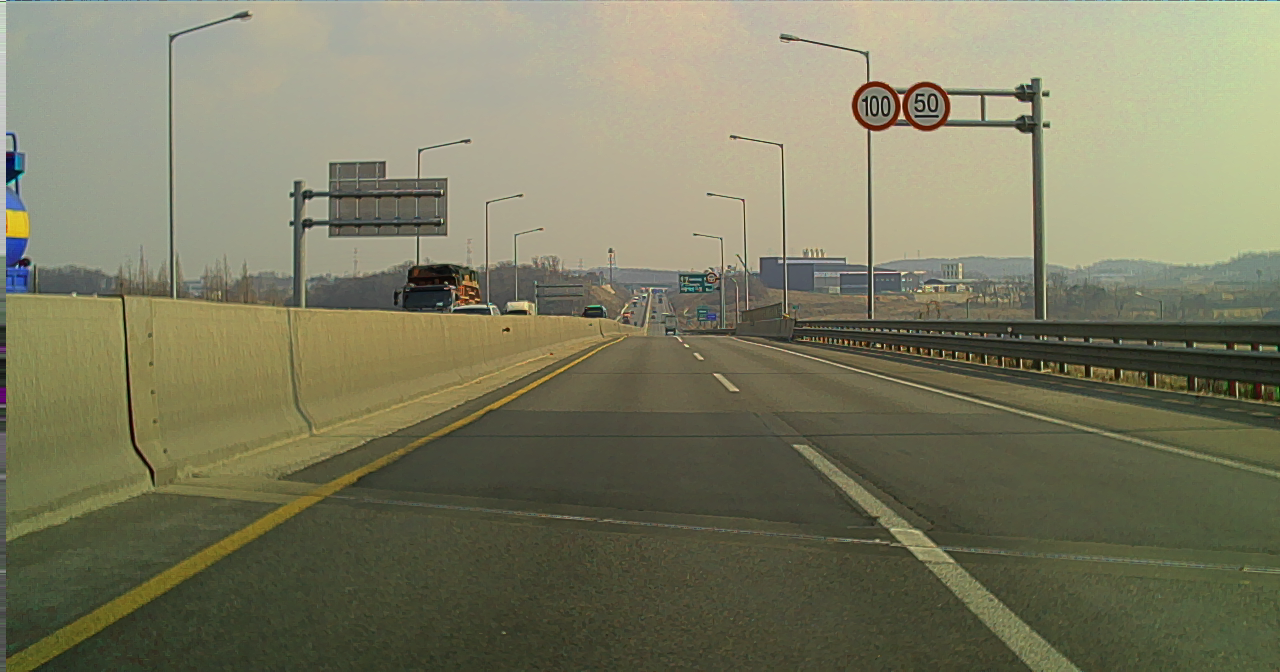
%> input picture lanedetect.bmp, 1280 x 672 px
$ octave lanedetect_final.m   (GNU Octave 9; MATLAB toolbox functions it lacks are replaced by stand-ins)
%> lines starting %> are read from the running program, lines starting %| are printed output that depends on the picture; in (x1, y1, x2, y2) boxes, pixels count from 0 and x2, y2 are one past the last pixel; in counts of white or black regions, pixels touching at a corner belong together; the program's own positions count from 1
%% image read and grayscale, crop (이미지 불러오기, 흑백화, 자르기)
clear; clf; close all;
img_ori = imread('lanedetect.bmp');
%> img_ori is the input picture: size 672x1280x3 uint8; mean R, G, B 123.8, 123, 97.5
figure(); imshow(img_ori);


img_gray = rgb2gray(img_ori);
img_gray = double(img_gray);
%> img_gray: size 672x1280 double
col = length(img_gray(:,1));
%> col = 672
row = length(img_gray(1,:));
%> row = 1280

img_gray = img_gray(col/2:col, 1:row);
%> img_gray: size 337x1280 double
figure();
imshow(uint8(img_gray));
%% gaussian filter
g1 = fspecial('gaussian',[5,5],5);

img1 = filter2(g1,img_gray);

%% Calculating gradient with sobel mask
sobelMaskX = [-1,0,1;-2,0,2;-1,0,1];
sobelMaskY = [1,2,1;0,0,0;-1,-2,-1];
%Convolution by image by horizontal and vertical filter
G_X = conv2(img1,sobelMaskX,'same');
G_Y = conv2(img1,sobelMaskY,'same');
%Calcultae magnitude of edge
magnitude = (G_X.^2) + (G_Y.^2);
magnitude = sqrt(magnitude);
%Calculate directions/orientations
theta = atan2(G_Y,G_X);
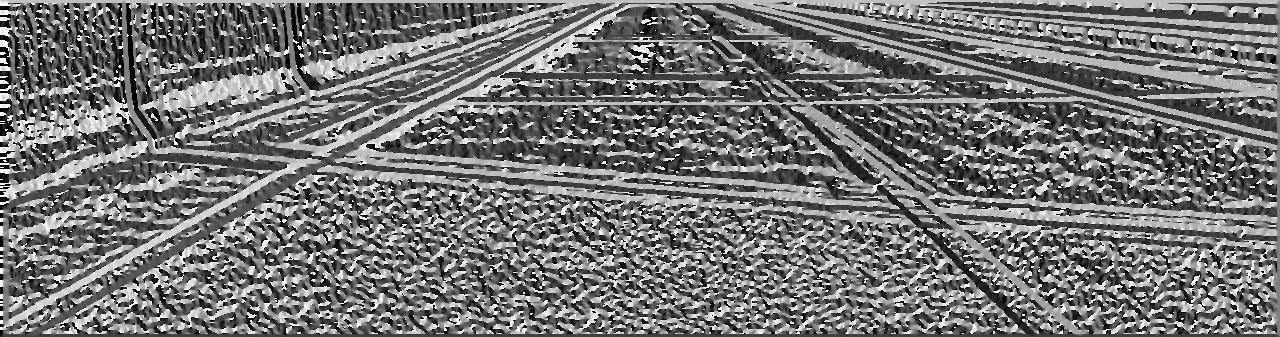
%> theta: size 337x1280 double; min -3.14, max 3.14, mean -0.269; drawn with min black and max white
theta = theta*180/pi;
%Adjustment for negative directions, making all directions positive
col = length(img_gray(:,1));
%> col = 337
row = length(img_gray(1,:));
for i = 1:col
    for j = 1:row
        if (theta(i,j)<0)
            theta(i,j) = 360*theta(i,j);
        end
    end
end
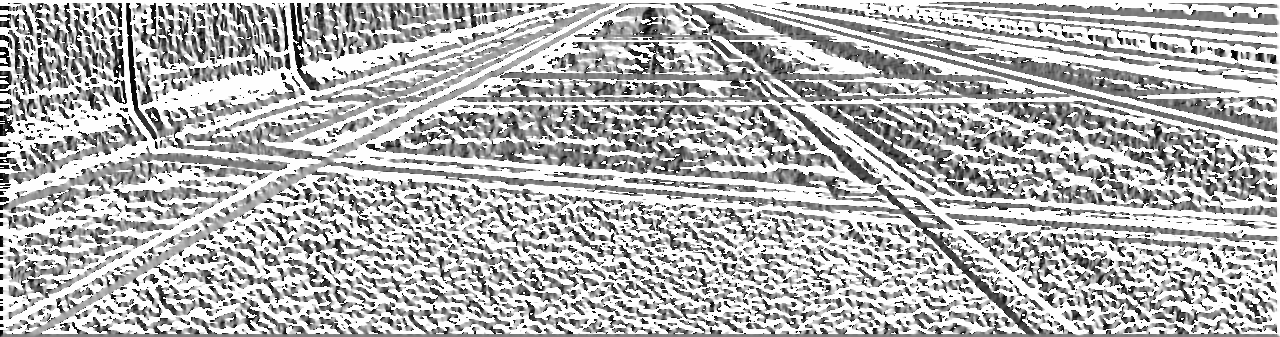
%> theta: size 337x1280 double; min -64799.9, max 180, mean -19245.6; drawn with min black and max white
%% quantization theta
qtheta = zeros(col,row);
%> qtheta: size 337x1280 double; every value is 0
%Adjusting directions to nearest 0, 45, 90, or 135 degree
for i = 1 : col
    for j = 1 : row
        if((theta(i,j) >= 0) && theta(i,j) < 22.5) || (theta(i,j) >= 157.5) && (theta(i,j) <202.5) || (theta(i,j) >= 337.5) && (theta(i,j) <= 360)
            qtheta(i,j) = 0; %degree 0
        elseif ((theta(i,j) >= 22.5) && (theta(i,j) < 67.5) || (theta(i,j) >= 202.5) && (theta(i,j) < 247.5))
            qtheta(i,j) = 1; %degree 1
        elseif ((theta(i,j) >= 67.5 && theta(i,j) < 112.5) || (theta(i,j) >= 247.5 && theta(i,j) < 292.5))
            qtheta(i,j) = 2; %degree 2
        elseif ((theta(i,j) >= 112.5 && theta(i,j) < 157.5) || (theta(i,j) >= 292.5 && theta(i,j) < 337.5))
            qtheta(i,j) = 3; %degree 3
        end
    end
end
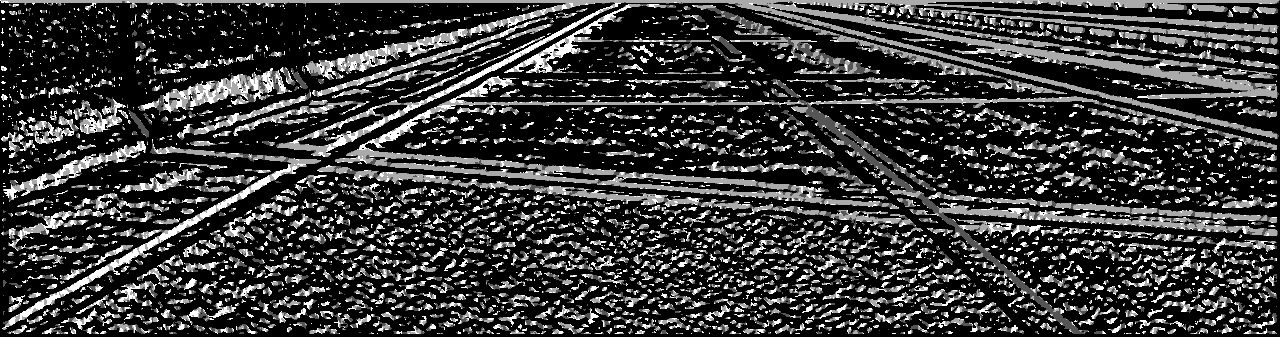
%> qtheta: size 337x1280 double; min 0, max 3, mean 0.682; drawn with min black and max white
%% Non-Maximum Supression
BW = zeros(col,row);
for i = 2:col-1
  for j = 2:row-2
      if (qtheta(i,j)==0)
          BW(i,j) = (magnitude(i,j) == max([magnitude(i,j),magnitude(i,j+1),magnitude(i,j-1)]));
      elseif(qtheta(i,j) == 1)
          BW(i,j) = (magnitude(i,j) == max([magnitude(i,j),magnitude(i+1,j+1),magnitude(i-1,j-1)]));
      elseif(qtheta(i,j) == 2)
          BW(i,j) = (magnitude(i,j) == max([magnitude(i,j),magnitude(i+1,j),magnitude(i-1,j)]));
      elseif(qtheta(i,j) == 3)
          BW(i,j) = (magnitude(i,j) == max([magnitude(i,j),magnitude(i+1,j+1),magnitude(i-1,j-1)]));
      end
  end
end
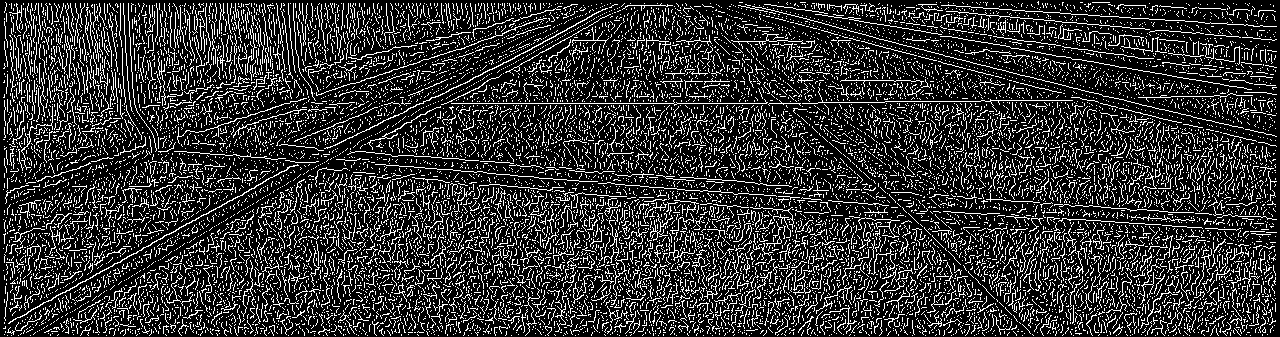
%> BW: size 337x1280 double; values 0 (black) and 1 (white), 19.7% white in thin lines or dots
BW = BW.*magnitude;
figure,imshow(BW);
%% Hysteresis Thresholding
T_min = 0.1;
T_max = 0.2;
%Hysteresis Thresholding
T_min = T_min * max(max(BW)); %이미지 안의 최대,최솟값을 구하여 min과 max 재설정
%> T_min = 24.27
T_max = T_max * max(max(BW));
%> T_max = 48.55
edge_final = zeros(col,row);
for i = 1 : col
    for j = 1 : row
        %no edge
        if (BW(i,j) < T_min)
            edge_final(i,j) = 0;
            %strong edge
        elseif ( BW(i,j) > T_max)
            edge_final(i,j) = 1;
            %weak edge - Using 8-conneccted components
        elseif ( BW(i+1,j)>T_max || BW(i-1,j)>T_max || BW(i,j+1)>T_max || BW(i,j-1)>T_max || BW(i-1,j-1)>T_max || BW(i-1,j+1)>T_max || BW(i+1,j+1)>T_max || BW(i+1,j-1)>T_max)
            edge_final(i,j) = 1;
        end
    end
end
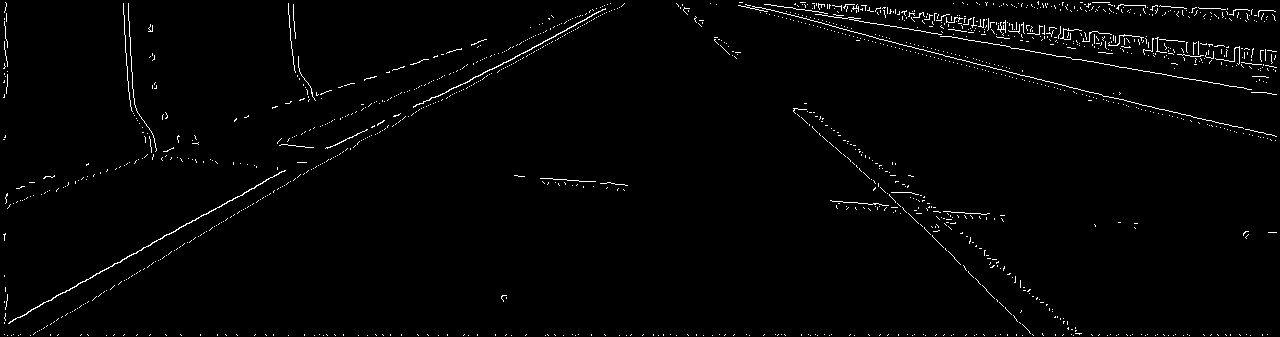
%> edge_final: size 337x1280 double; values 0 (black) and 1 (white), 1.6% white in thin lines or dots
img_canny = uint8(edge_final.*255);
%> img_canny: size 337x1280 uint8; 1.6% white in thin lines or dots
%show final edge detection result
figure,imshow(img_canny);
% BW1 = edge(image,'Canny') -> gray image만 가능

%% hough transform
[H,T,R] = hough(img_canny);
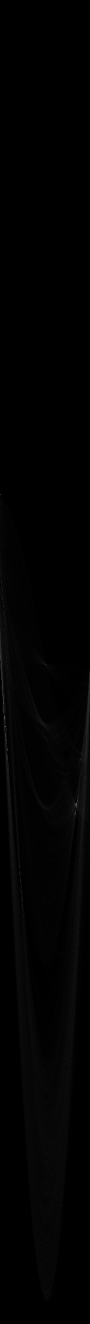
%> H: size 2647x180 double (shown at 1/2 size); min 0, max 328, mean 2.7; drawn with min black and max white
%> T = 180 values from -90 to 89; R = 2647 values from -1323 to 1323
P = houghpeaks(H,15,'threshold',ceil(0.2*max(H(:))));
%> P = 15 rows, first 12: [1453 11; 1610 152; 1499 15; 1406 7; 1601 155; 989 1; 1364 5; 1512 163; 1316 1; 1773 43; 1801 45; 1197 6]
lines = houghlines(img_canny,T,R,P,'FillGap',50,'MinLength',10);
%> lines = 26 lines; longest, point1 to point2 (x, y): (8, 336) to (1263, 336), (765, 5) to (1277, 95), (801, 3) to (1275, 52), (870, 37) to (1207, 121), (298, 163) to (9, 324), (941, 27) to (1254, 49)
%% lane selection
c1 = [];
c2 = [];
l = [];
for k = 1:length(lines)
    if (lines(k).theta < 75 && lines(k).theta > -75)
        c1 = [c1; [lines(k).point1 3]]; %start point
        c2 = [c2; [lines(k).point2 3]]; %desert point
        l = [l;lines(k).point1 lines(k).point2];
    end
end
%> this loop made 26 passes
%> (c1, c2, l) on passes 2, 6, 7: ([298 163 3], [9 324 3], [298 163 9 324]), ([298 163 3; 624 5 3], [9 324 3; 588 23 3], [298 163 9 324; 624 5 588 23]), ([298 163 3; 624 5 3; 532 50 3], [9 324 3; 588 23 3; 267 180 3], [298 163 9 324; 624 5 588 23; 532 50 267 180])
%> (c1, c2) on pass 11: ([298 163 3; 624 5 3; 532 50 3; 479 43 3], [9 324 3; 588 23 3; 267 180 3; 301 101 3])
%> after the loop, c1 = [298 163 3; 624 5 3; 532 50 3; 479 43 3; 195 136 3; 679 7 3; 794 111 3; 874 181 3; 124 4 3; 799 17 3; 1002 75 3]; c2 = [9 324 3; 588 23 3; 267 180 3; 301 101 3; 152 150 3; 737 59 3; 933 236 3; 1034 336 3; 131 107 3; 893 43 3; 1025 81 3]; l = 11 rows, first 8: [298 163 9 324; 624 5 588 23; 532 50 267 180; 479 43 301 101; 195 136 152 150; 679 7 737 59; 794 111 933 236; 874 181 1034 336]

%% display lane

img_gray = img_gray ./ 255;
img_gray = insertShape(img_gray, 'line',l,'color','green','LineWidth',3);
%> img_gray: size 337x1280x3 double
img_gray = insertShape(img_gray, 'Circle', c1, 'Color','red');
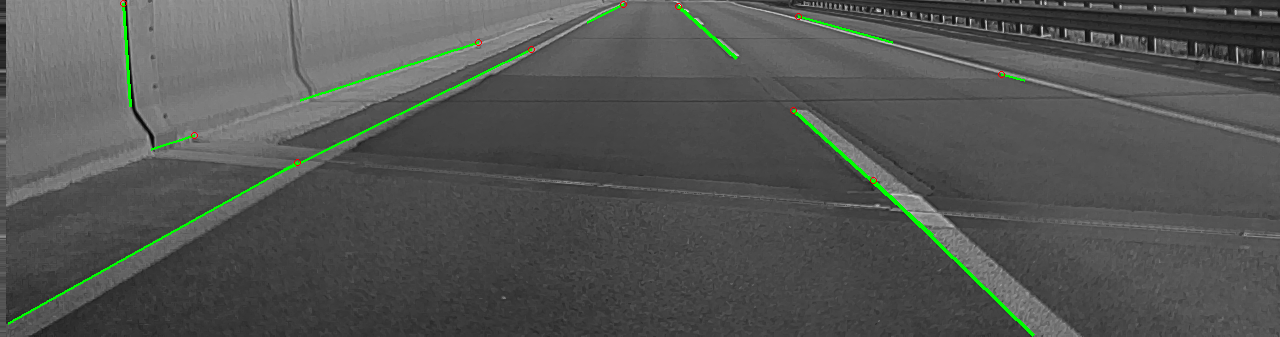
%> img_gray: size 337x1280x3 double; mean R, G, B 0.326, 0.335, 0.325
img_gray = insertShape(img_gray, 'Circle', c2, 'Color','yellow');
%> img_gray: size 337x1280x3 double; 0.04% of pixels changed, all inside (x1, y1, x2, y2) = (5, 19, 1037, 337)
figure, imshow(img_gray);
